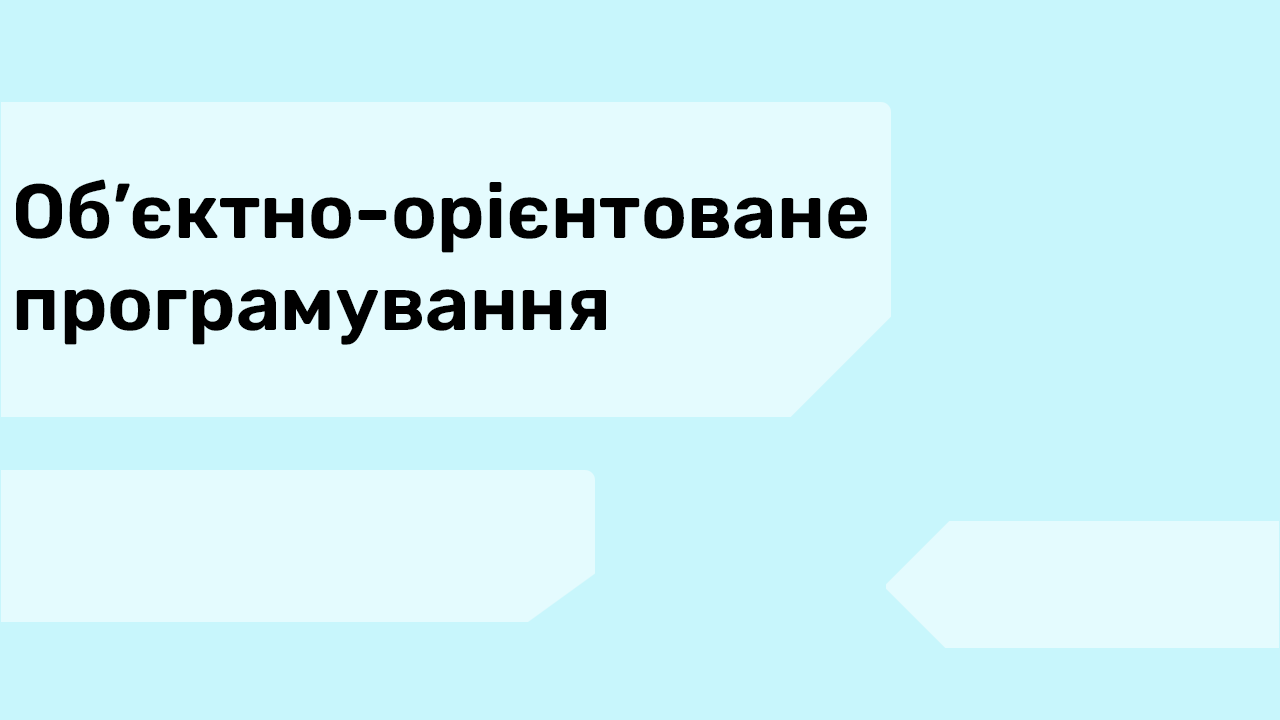
#> input picture samples/blue.png, 1280 x 720 px, given in place of oop.png, which was not available
$ python main.py
#> lines starting #> are read from the running program, lines starting #| are printed output that depends on the picture; pictures that were not available may be replaced by others from this repository, and a replacement may not be noted
import datetime
from PIL import Image, ImageFont, ImageDraw

class Subject:
    def __init__(self, name, start, interval):
        self.name = name
        self.start = start
        self.interval = interval
        self.counter = 1

    def set_end_date(end_date):
        Subject.end_date = end_date

    def generate_thumbnails(self):
        date = self.start
        end = Subject.end_date
        interval = self.interval
        if type(self.interval) == tuple:
            while date < end:
                for i in interval:
                    if date < end:
                        self.edit_pic(date, self.name, self.counter)
                        date += i
                        self.counter += 1
        while date < end:
            self.edit_pic(date, self.name, self.counter)
            date += interval
            self.counter += 1

    def change_counter(self, number):
        self.counter = number

    def set_oop_group(self, group):
        self.oop_group = group

    def edit_pic(self, date, name, counter):
#> called with name = 'oop_lec', counter = 1
        subject_name, subject_type = name.split('_')
        im = Image.open("samples/{}.png".format(subject_name))
#> im is the input picture: PIL image 1280x720 RGBA; mean R, G, B, A 204.4, 239.4, 243.9, 255

        if subject_type == 'lec':
            im_text = "Лекція №" + str(counter)
        else:
            im_text = "Практика №" + str(counter)

        if name == 'oop_prac':
            im_font = ImageFont.truetype("fonts/Rubik-Medium.ttf", 60)
            im_editeable = ImageDraw.Draw(im)
            im_editeable.text((934, 550), date.strftime("%d.%m.%Y"), (0, 0, 0), font=im_font)
            im.save('results/{}/{}.png'.format(subject_name, str(self.oop_group) + 'group_' + str(counter) + '_' + subject_type + date.strftime("_%d-%m-%Y")))

            im_font = ImageFont.truetype("fonts/Rubik-Medium.ttf", 75)
            im_editeable = ImageDraw.Draw(im)
            im_editeable.text((10, 480), im_text, (0, 0, 0), font=im_font)
            im.save('results/{}/{}.png'.format(subject_name, str(self.oop_group) + 'group_' + str(counter) + '_' + subject_type + date.strftime("_%d-%m-%Y")))

            im_font = ImageFont.truetype("fonts/Rubik-Medium.ttf", 40)
            im_editeable = ImageDraw.Draw(im)
            im_editeable.text((14, 560), self.oop_group * 'l' + ' підгрупа', (0, 0, 0), font=im_font)
            im.save('results/{}/{}.png'.format(subject_name, str(self.oop_group) + 'group_' + str(counter) + '_' + subject_type + date.strftime("_%d-%m-%Y")))
        else:
            im_font = ImageFont.truetype("fonts/Rubik-Medium.ttf", 60)
            im_editeable = ImageDraw.Draw(im)
            im_editeable.text((934, 550), date.strftime("%d.%m.%Y"), (0, 0, 0), font=im_font)
            im.save('results/{}/{}.png'.format(subject_name, str(counter) + '_' + subject_type + date.strftime("_%d-%m-%Y")))

            im_font = ImageFont.truetype("fonts/Rubik-Medium.ttf", 75)
            im_editeable = ImageDraw.Draw(im)
            im_editeable.text((10, 502), im_text, (0, 0, 0), font=im_font)
            im.save('results/{}/{}.png'.format(subject_name, str(counter) + '_' + subject_type + date.strftime("_%d-%m-%Y")))


Subject.set_end_date(datetime.date(2022, 2, 23)) # date(2022, 6, 1)

oop_lec = Subject('oop_lec', datetime.date(2022, 1, 24), datetime.timedelta(days=7))
discrete_lec = Subject('discrete_lec', datetime.date(2022, 1, 24), datetime.timedelta(days=7))
la_lec = Subject('la_lec', datetime.date(2022, 1, 25), datetime.timedelta(days=7))
ukr_lec = Subject('ukr_lec', datetime.date(2022, 1, 25), datetime.timedelta(days=14))
ukr_prac = Subject('ukr_prac', datetime.date(2022, 1, 26), datetime.timedelta(days=14))
ma_prac = Subject('ma_prac', datetime.date(2022, 1, 26), datetime.timedelta(days=14))
oop_prac = Subject('oop_prac', datetime.date(2022, 1, 27),(datetime.timedelta(days=6),
datetime.timedelta(days=2), datetime.timedelta(days=6)))
la_prac = Subject('la_prac', datetime.date(2022, 1, 28),(datetime.timedelta(days=6),
datetime.timedelta(days=8)))
discrete_prac = Subject('discrete_prac', datetime.date(2022, 1, 28),(datetime.timedelta(days=6)))
ma_lec = Subject('ma_lec', datetime.date(2022, 2, 1),(datetime.timedelta(days=14)))
oop_prac.set_oop_group(2)
oop_lec.generate_thumbnails()
ukr_lec.generate_thumbnails()
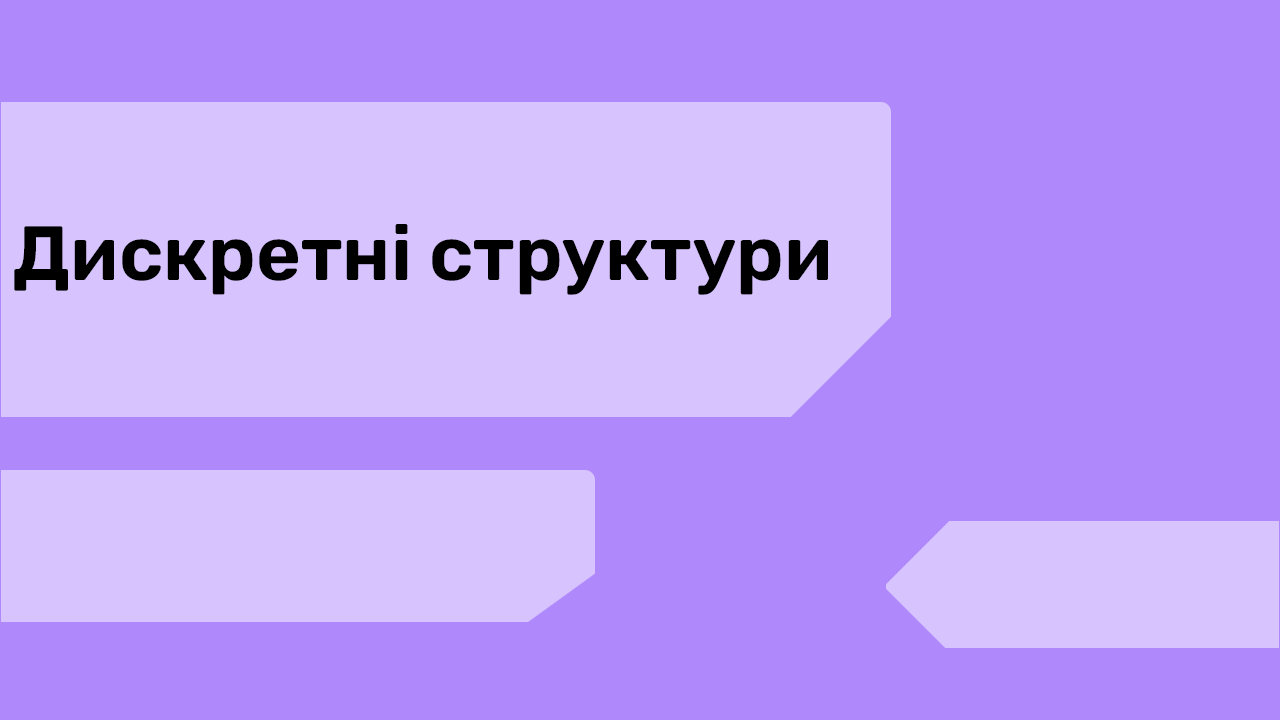
#> input picture samples/discrete.png, 1280 x 720 px, given in place of ukr.png, which was not available
#> in edit_pic, im is the input picture: PIL image 1280x720 RGBA; mean R, G, B, A 188.5, 158.8, 247.8, 255
ukr_prac.generate_thumbnails()
discrete_lec.generate_thumbnails()
discrete_prac.generate_thumbnails()
ma_lec.generate_thumbnails()
oop_prac.generate_thumbnails()
#> in edit_pic (call 23), `im.save('results/{}/{}.png'.format(subject_name, str(self.oop_group) +..`:
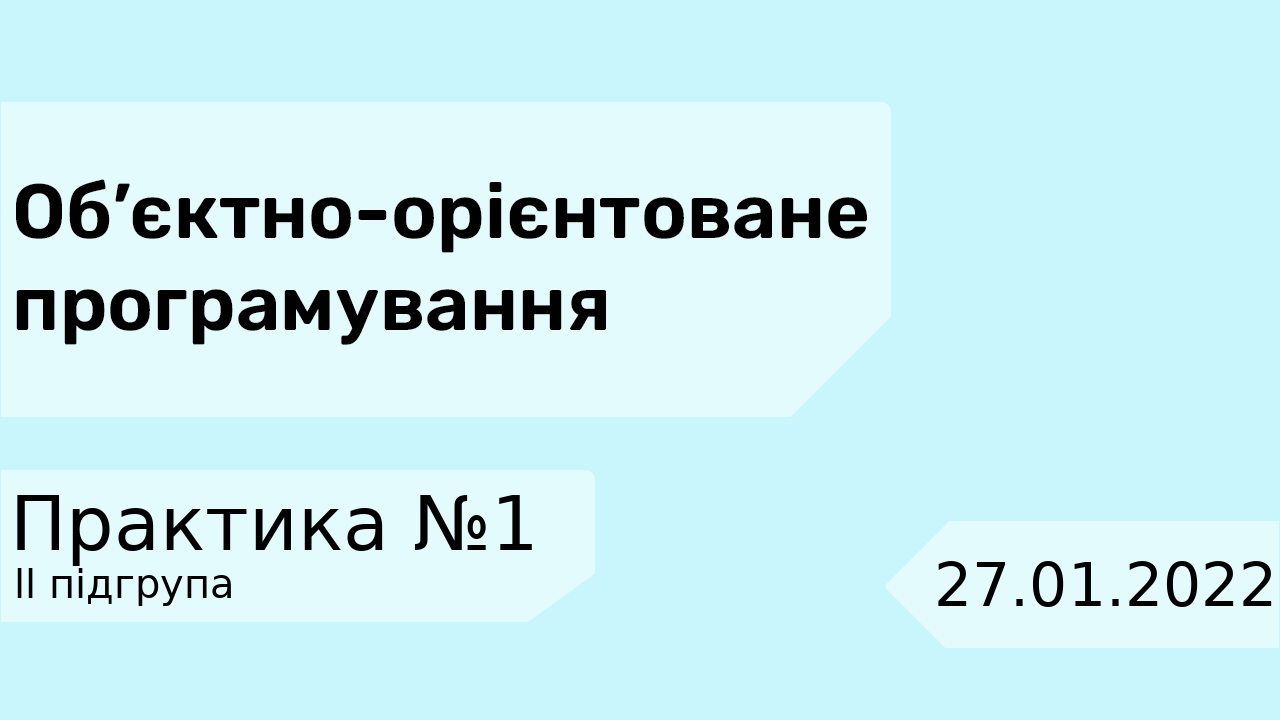
#> saved as 2group_1_prac_27-01-2022.png: PIL image 1280x720 RGBA; mean R, G, B, A 201, 235.6, 240.1, 255
ma_lec.generate_thumbnails()
la_prac.generate_thumbnails()
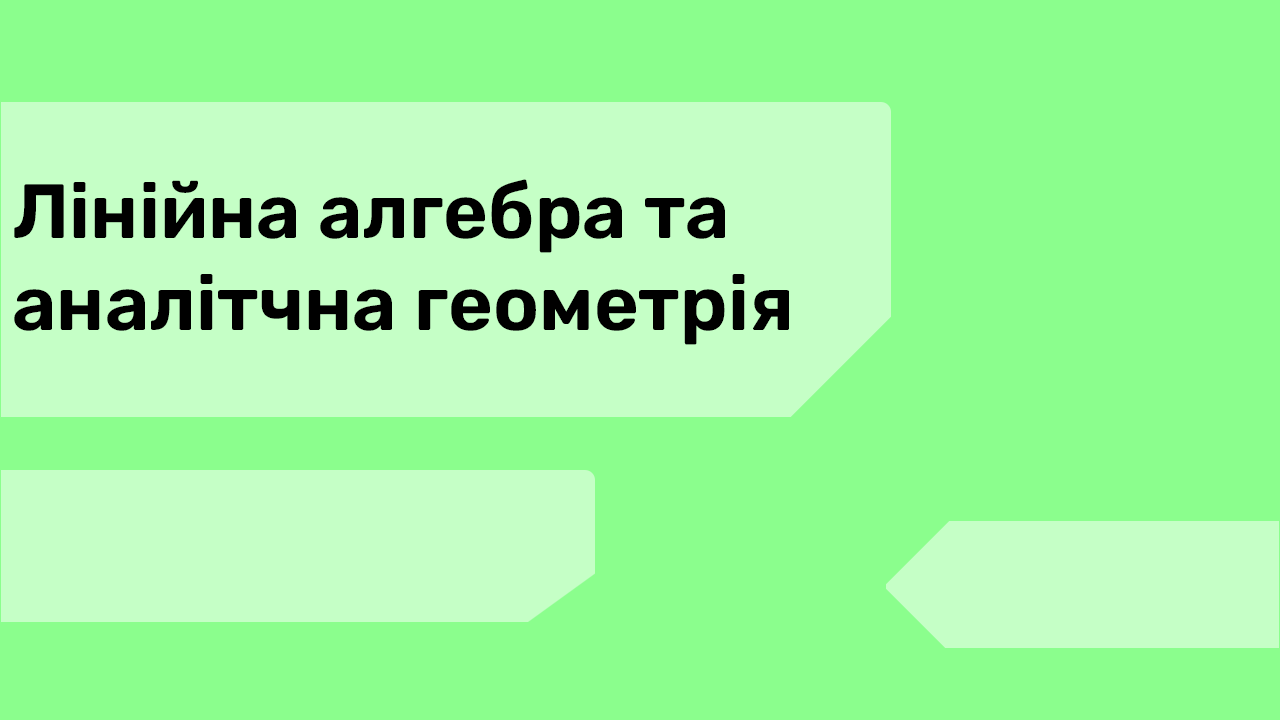
#> input picture samples/la.png, 1280 x 720 px
#> in edit_pic, im is the input picture: PIL image 1280x720 RGBA; mean R, G, B, A 157.8, 245.3, 159.3, 255
#> in edit_pic (call 31), `im.save('results/{}/{}.png'.format(subject_name, str(counter) + '_' + ..`:
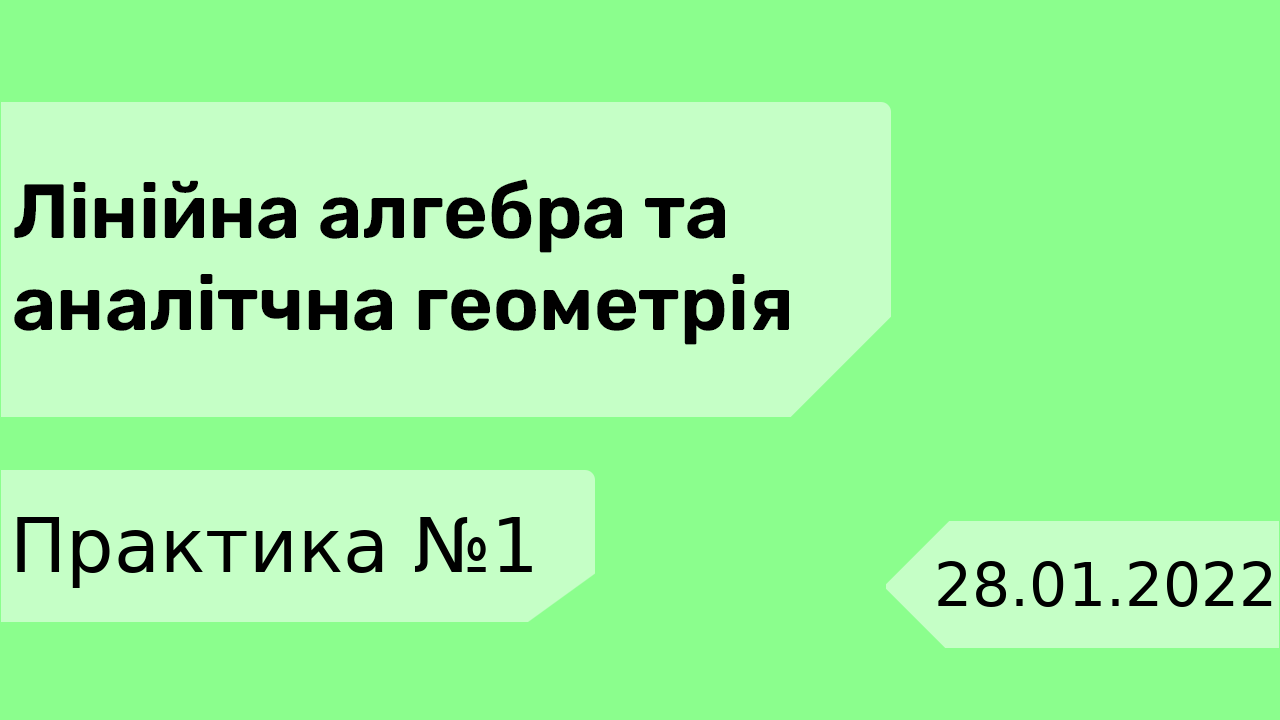
#> saved as 1_prac_28-01-2022.png: PIL image 1280x720 RGBA; mean R, G, B, A 155.1, 241.9, 156.6, 255
